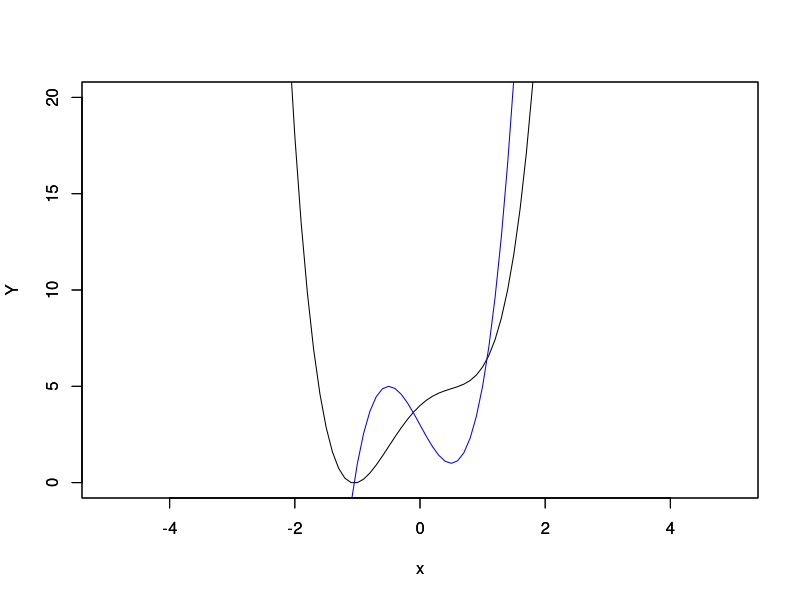

Source code (R):
#Problema 1
#Método de Horner para derivadas en x0
#Polinomio: 2X⁴-3X²+3X-4
#Función de Horner para evaluar un polinomio
horner <- function(x0,poli){
  res = 0
  for(i in 1:length(poli)){
    res = res*x0 + poli[i]
  }
  return(res)
}
#Función que deriva un polinomio  
derivar_Polinomio <- function(poli){
  derivada <- c()
  for (i in 1:length(poli)-1){
    derivada <- c(derivada,(length(poli)-i)*poli[i])
  }
  return(derivada)
}
f <- function(x) 2*x^4-3*x^2+3*x+4
g <- function(x) 8*x^3-6*x+3
plot(f,xlim = c(-5,5), ylim=c(0,20),ylab = "Y" )
par(new = TRUE)
plot(g,xlim = c(-5,5),col= "blue",ylim=c(0,20),ylab = "Y")
#Principal
poli <- c(2,0,-3,3,-4)
derivada_poli <- derivar_Polinomio(poli)
calculo<-horner(pi/14,derivada_poli)
print(calculo,16)
#Numero complejos
n1 <- complex(real = exp(1), imaginary = sqrt(3))
calculoComplejo<-horner(n1,derivada_poli)
print(calculoComplejo,16)